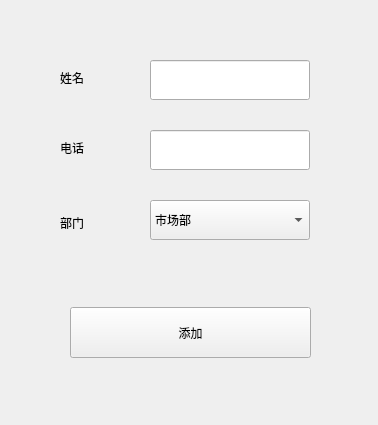
<?xml version="1.0" encoding="UTF-8"?>
<ui version="4.0">
 <class>insertWindow</class>
 <widget class="QWidget" name="insertWindow">
  <property name="geometry">
   <rect>
    <x>0</x>
    <y>0</y>
    <width>378</width>
    <height>425</height>
   </rect>
  </property>
  <property name="windowTitle">
   <string>添加员工</string>
  </property>
  <widget class="QLineEdit" name="phoneEdit">
   <property name="geometry">
    <rect>
     <x>150</x>
     <y>130</y>
     <width>160</width>
     <height>40</height>
    </rect>
   </property>
  </widget>
  <widget class="QComboBox" name="comboBox">
   <property name="geometry">
    <rect>
     <x>150</x>
     <y>200</y>
     <width>160</width>
     <height>40</height>
    </rect>
   </property>
   <item>
    <property name="text">
     <string>市场部</string>
    </property>
   </item>
   <item>
    <property name="text">
     <string>研发部</string>
    </property>
   </item>
   <item>
    <property name="text">
     <string>运维部</string>
    </property>
   </item>
  </widget>
  <widget class="QPushButton" name="pushButton">
   <property name="geometry">
    <rect>
     <x>70</x>
     <y>307</y>
     <width>241</width>
     <height>51</height>
    </rect>
   </property>
   <property name="text">
    <string>添加</string>
   </property>
  </widget>
  <widget class="QLineEdit" name="nameEdit">
   <property name="geometry">
    <rect>
     <x>150</x>
     <y>60</y>
     <width>160</width>
     <height>40</height>
    </rect>
   </property>
  </widget>
  <widget class="QLabel" name="label">
   <property name="geometry">
    <rect>
     <x>60</x>
     <y>70</y>
     <width>72</width>
     <height>15</height>
    </rect>
   </property>
   <property name="text">
    <string>姓名</string>
   </property>
  </widget>
  <widget class="QLabel" name="label_2">
   <property name="geometry">
    <rect>
     <x>60</x>
     <y>140</y>
     <width>72</width>
     <height>15</height>
    </rect>
   </property>
   <property name="text">
    <string>电话</string>
   </property>
  </widget>
  <widget class="QLabel" name="label_3">
   <property name="geometry">
    <rect>
     <x>60</x>
     <y>215</y>
     <width>72</width>
     <height>15</height>
    </rect>
   </property>
   <property name="text">
    <string>部门</string>
   </property>
  </widget>
 </widget>
 <resources/>
 <connections/>
</ui>
